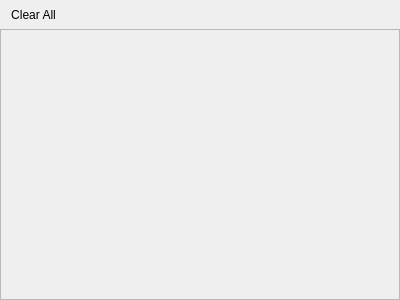
<?xml version="1.0" encoding="UTF-8"?>
<ui version="4.0">
 <class>NotificationPane</class>
 <widget class="QWidget" name="NotificationPane">
  <property name="geometry">
   <rect>
    <x>0</x>
    <y>0</y>
    <width>400</width>
    <height>300</height>
   </rect>
  </property>
  <property name="windowTitle">
   <string>Form</string>
  </property>
  <layout class="QVBoxLayout" name="verticalLayout">
   <property name="spacing">
    <number>0</number>
   </property>
   <property name="leftMargin">
    <number>0</number>
   </property>
   <property name="topMargin">
    <number>0</number>
   </property>
   <property name="rightMargin">
    <number>0</number>
   </property>
   <property name="bottomMargin">
    <number>0</number>
   </property>
   <item>
    <widget class="QToolBar" name="toolBar">
     <property name="sizePolicy">
      <sizepolicy hsizetype="Expanding" vsizetype="Fixed">
       <horstretch>0</horstretch>
       <verstretch>0</verstretch>
      </sizepolicy>
     </property>
     <property name="movable">
      <bool>false</bool>
     </property>
     <property name="iconSize">
      <size>
       <width>16</width>
       <height>16</height>
      </size>
     </property>
     <addaction name="actionClear_All"/>
    </widget>
   </item>
   <item>
    <widget class="ady::ListView" name="listview">
     <property name="widgetResizable">
      <bool>true</bool>
     </property>
     <widget class="QWidget" name="scrollAreaWidgetContents">
      <property name="geometry">
       <rect>
        <x>0</x>
        <y>0</y>
        <width>398</width>
        <height>267</height>
       </rect>
      </property>
     </widget>
    </widget>
   </item>
  </layout>
  <action name="actionClear_All">
   <property name="icon">
    <iconset resource="../../r.qrc">
     <normaloff>:/Resource/icons/CleanData_16x.svg</normaloff>:/Resource/icons/CleanData_16x.svg</iconset>
   </property>
   <property name="text">
    <string>Clear All</string>
   </property>
   <property name="menuRole">
    <enum>QAction::NoRole</enum>
   </property>
  </action>
 </widget>
 <customwidgets>
  <customwidget>
   <class>ady::ListView</class>
   <extends>QScrollArea</extends>
   <header>components/listview/listview.h</header>
   <container>1</container>
  </customwidget>
 </customwidgets>
 <resources>
  <include location="../../r.qrc"/>
 </resources>
 <connections/>
</ui>
